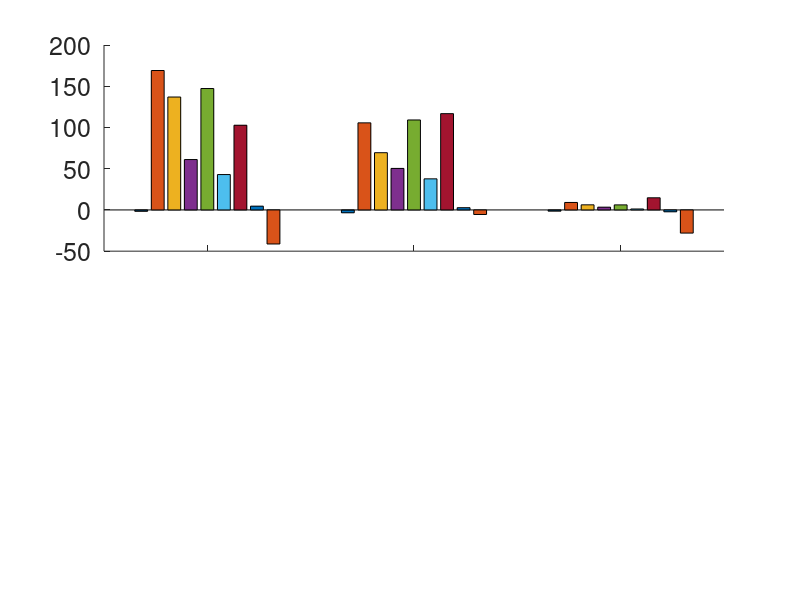

MATLAB code for this plot: (Note: this script raises an error after producing the figure.)
R = [10618  6234 21525 28570 15173 11105 25156 26250 10437 17106;
      7470  7057 16193 15359 10287  7675 12655 15620  7211 11231;
     17499 12585 20080 19087 17700 17101 18583 18572 17235 18086];
C = [-39857.40 -1248.40 -2109.21 -4591.43 -2588.42 -1798.38 -3616.56 -2603.13 -11052.1 -2818.51;
          0.64    4.13      3.18     4.78     3.60    -0.60     2.21     0.88     1.49     5.49;
          1.13    2.36      1.32    -0.03     3.20     0.24     0.74     2.51     2.27     3.24];

M = [1 9 4 7 10 8 5 3 6 2];
R = R(:, M); C = C(:, M);
      
r = (R(:,2:end)-repmat(R(:,1), [1 size(R,2)-1]))./repmat(abs(R(:,1)), [1 size(R,2)-1]);
c = (C(:,2:end)-repmat(C(:,1), [1 size(C,2)-1]))./repmat(abs(C(:,1)), [1 size(C,2)-1]);

figure(1);
set(gcf,'Position', [100, 100, 900, 600])
subplot(2,1,1); bar(100*r); box off;
set(gca,'XTickLabel',{},'FontSize',18,'Color',[1 1 1 0]); ylabel('Detected Features % Change')
set(get(gca,'YLabel'), 'FontSize',20);
set(gca, 'TickDir', 'out')
subplot(2,1,2); bar(c); box off;
set(gca,'XTickLabel',{'Original', 'Zoomed In', 'Full Image'},'FontSize',18,'Color',[1 1 1 0])
xlabel('Source Image / Algorithm Used'); ylabel('{\Delta}log(NFA)/log(NFA_0)')
set(get(gca,'XLabel'), 'FontSize',20);
set(get(gca,'YLabel'), 'FontSize',20);
set(gca, 'TickDir', 'out')

print -dpng -r300 ../ResultsPlot.png
